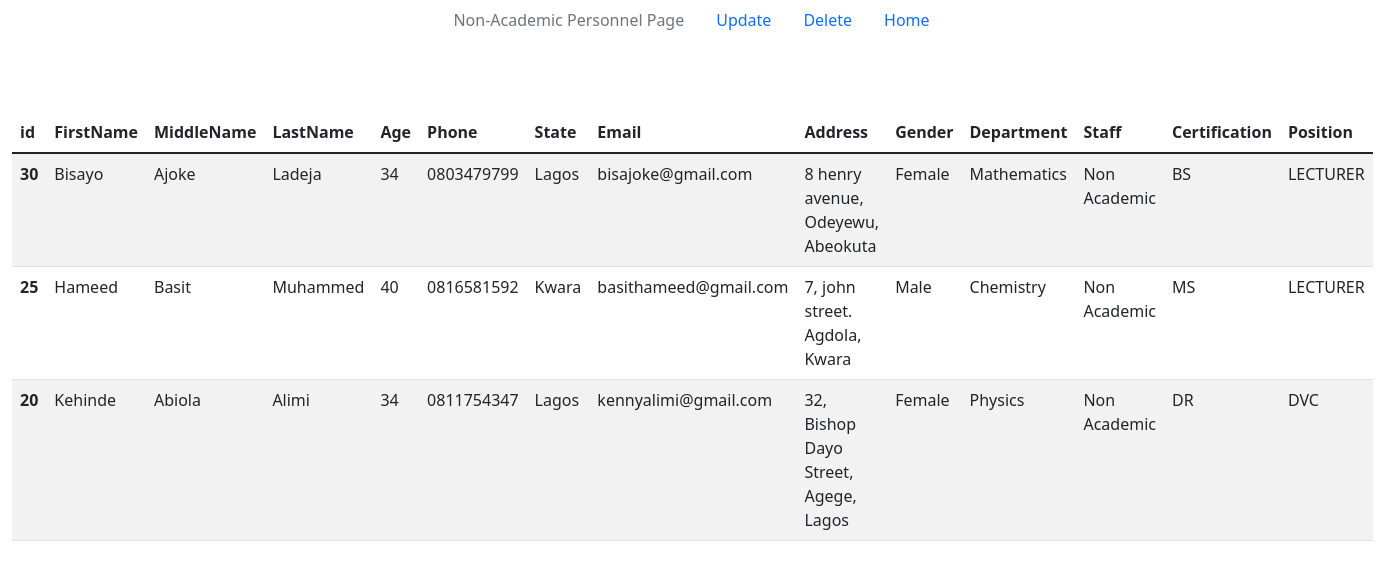
The page /dist/nacad.php on the database its author committed.
### tables this page shows
CREATE TABLE IF NOT EXISTS `personnel` (
  `id` int(11) NOT NULL AUTO_INCREMENT,
  `fname` varchar(30) NOT NULL,
  `mname` varchar(30) NOT NULL,
  `lname` varchar(30) NOT NULL,
  `age` int(100) NOT NULL,
  `phone` varchar(30) NOT NULL,
  `state` varchar(10) NOT NULL,
  `email` varchar(30) NOT NULL,
  `address` varchar(50) NOT NULL,
  `gender` varchar(10) NOT NULL,
  `department` varchar(30) NOT NULL,
  `staff` varchar(40) NOT NULL,
  `certification` varchar(40) NOT NULL,
  `position` varchar(40) NOT NULL,
  PRIMARY KEY (`id`)
);

### dist/nacad.php (the view, shortened to what this page needs)
<?php
include 'connect.php';
?>
<!DOCTYPE html>
<html lang="en">
  <head>
    <link href="https://cdn.jsdelivr.net/npm/bootstrap@5.1.3/dist/css/bootstrap.min.css" rel="stylesheet">
  </head>
  <body>
       <ul class="nav justify-content-center">
       <li class="nav-item">
    <a class="nav-link disabled" aria-current ="page">Non-Academic Personnel Page</a>
  </li>
  <li class="nav-item">
    <a class="nav-link" href="updatenacad.php">Update</a>
  </li>
  <li class="nav-item">
    <a class="nav-link" href="deletenacad.php">Delete</a>
  </li>
  <li class="nav-item">
    <a class="nav-link" href="http://localhost/bolaji/admin/master/index.php">Home</a>
  </li>
</ul>
<br><br><br>
    <div class="container-fluid">
      <table class="table table-striped table-hover">
        <thead>
          <tr>
            <th scope="col">id</th>
            <th scope="col"> FirstName</th>
            <th scope="col"> MiddleName</th>
            <th scope="col"> LastName</th>
            <th scope="col"> Age</th>
            <th scope="col"> Phone</th>
            <th scope="col"> State</th>
            <th scope="col"> Email</th>
            <th scope="col"> Address</th>
            <th scope="col"> Gender</th>
            <th scope="col"> Department</th>
            <th scope="col"> Staff</th>
            <th scope="col"> Certification</th>
            <th scope="col"> Position</th>
          </tr>
        </thead>
        <tbody>
        <?php
         $sql = "select * from `personnel` where staff='Non Academic'";
         $result = mysqli_query($con, $sql);
         if($result){
          while($row = mysqli_fetch_assoc($result)){
            $id =$row['id'];
            $fname =$row['fname'];
            $mname =$row['mname'];
            $lname =$row['lname'];
            $age =$row['age'];
            $phone =$row['phone'];
            $state =$row['state'];
            $email =$row['email'];
            $address =$row['address'];
            $gender =$row['gender'];
            $department =$row['department'];
            $staff =$row['staff'];
            $certification =$row['certification'];
            $position =$row['position'];
            echo '<tr>
            <th scope="row">'.$id.'</th>
            <td>'.$fname.'</td>
            <td>'.$mname.'</td>
            <td>'.$lname.'</td>
            <td>'.$age.'</td>
            <td>'.$phone.'</td>
            <td>'.$state.'</td>
            <td>'.$email.'</td>
            <td>'.$address.'</td>
            <td>'.$gender.'</td>
            <td>'.$department.'</td>
            <td>'.$staff.'</td>
            <td>'.$certification.'</td>
            <td>'.$position.'</td>
          </tr>';
          }
         }
        ?>
        </tbody>
      </table>
    </div>
  </body>
</html>

### rows shown on the page
personnel: id "30", fname "Bisayo", mname "Ajoke", lname "Ladeja", age "34", phone "0803479799", state "Lagos", email "bisajoke@gmail.com", address "8 henry avenue, Odeyewu, Abeokuta", gender "Female", department "Mathematics", staff "Non Academic", certification "BS", position "LECTURER"
personnel: id "25", fname "Hameed", mname "Basit", lname "Muhammed", age "40", phone "0816581592", state "Kwara", email "basithameed@gmail.com", address "7, john street. Agdola, Kwara", gender "Male", department "Chemistry", staff "Non Academic", certification "MS", position "LECTURER"
personnel: id "20", fname "Kehinde", mname "Abiola", lname "Alimi", age "34", phone "0811754347", state "Lagos", email "kennyalimi@gmail.com", address "32, Bishop Dayo Street, Agege, Lagos", gender "Female", department "Physics", staff "Non Academic", certification "DR", position "DVC"
